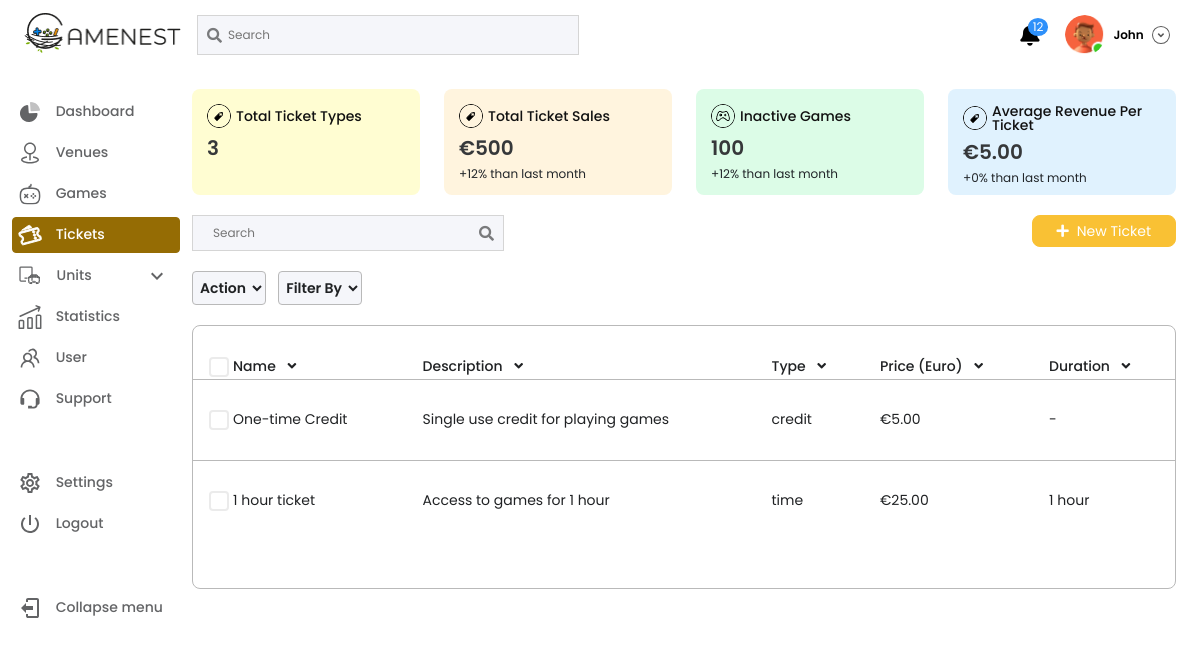
The app's page /tickets (signed in), older data.
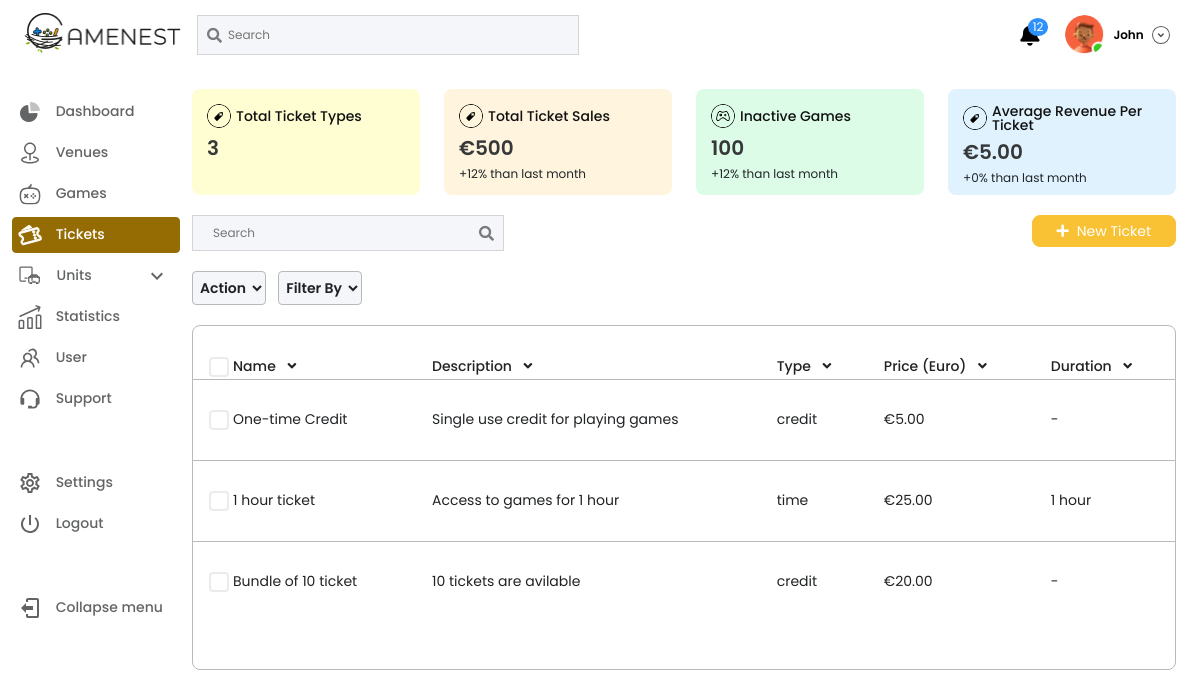
The same page, newer data.
### myapp/models.py (models this page shows, shortened)
class Tickets(models.Model):
    name = models.CharField(max_length=255)
    description = models.TextField(max_length=255)
    type = models.CharField(max_length=254)
    duration = models.CharField(max_length=20)
    price = models.CharField(max_length=255)

### myapp/views.py (the view, shortened to what this page needs)
# urls.py: path('tickets',tickets,name="tickets"),
def tickets(request):
    if request.user.is_authenticated:
        username = request.user.username
        tickets = Tickets.objects.all().order_by('id')
        tickets_paginator = Paginator(tickets, 10)
        tickets_page_number = request.GET.get('page',1)
        ticketspage_obj = tickets_paginator.get_page(tickets_page_number)
    return render(request,'tickets.html',{'username':username,'tickets':tickets,'ticketspage_obj':ticketspage_obj})

### templates/tickets.html (shortened to what the changed rows need)
{%load static%}
<!DOCTYPE html>
<html lang="en">
<head>
    <link href="https://cdn.jsdelivr.net/npm/bootstrap@5.2.0/dist/css/bootstrap.min.css" rel="stylesheet">
    <link rel="stylesheet" href="https://cdnjs.cloudflare.com/ajax/libs/font-awesome/5.14.0/css/all.min.css" />
    <link rel="stylesheet" href="{%static 'css/style.css'%}">
</head>
<body>
    <section>
        <div class="container-fluid">
            <div class="row">
                <div class="col-12">
                    <div class="d-flex">
                        <div class="contentArea">
                            <section class="marginTopAll">
                                <div class="container-fluid">
                                    <div class="row">
                                        <div class="col-lg-3 col-md-6 mt-md-0 mt-3">
                                            <div class="customcard bg-orange">
                                                <h2>3</h2>
                                            </div>
                                        </div>
                                        <div class="col-lg-3 col-md-6 mt-md-0 mt-3">
                                            <div class="customcard bg-pink">
                                                <h2>€500</h2>
                                            </div>
                                        </div>
                                        <div class="col-lg-3 col-md-6 mt-md-0 mt-3">
                                            <div class="customcard bg-green">
                                                <h2>100</h2>
                                            </div>
                                        </div>
                                        <div class="col-lg-3 col-md-6 mt-md-0 mt-3">
                                            <div class="customcard bg-blue">
                                                <h2>€5.00</h2>
                                            </div>
                                        </div>
                                    </div>
                                </div>
                            </section>
                            <section class="marginTopAll">
                                <div class="container-fluid">
                                    <div class="row">
                                        <div class="col-12">
                                            <div class="border-box marginTopAll px-0">
                                                <div class="table-responsive mt-3">
                                                    <table class="table dataTable">
                                                        <thead>
                                                            <th>
                                                                <p class="checkbx">
                                                                    <label for="c1">Name <i
                                                                            class="fas fa-angle-down ms-2"></i></label>
                                                                </p>
                                                            </th>
                                                            <th>Description <i class="fas fa-angle-down ms-2"></i></th>
                                                            <th>Type <i class="fas fa-angle-down ms-2"></i></th>
                                                            <th>Price (Euro) <i class="fas fa-angle-down ms-2"></i></th>
                                                            <th>Duration <i class="fas fa-angle-down ms-2"></i></th>
                                                        </thead>
                                                        <tbody>
                                                           {% for tickets in ticketspage_obj %}
                                                            <tr>
                                                                <td>
                                                                    <p class="checkbx">
                                                                        <label for="tickets_{{ tickets.id }}">{{tickets.name}}</label>
                                                                    </p>
                                                                </td>
                                                                <td>{{tickets.description}}</td>
                                                                <td>{{tickets.type}}</td>
                                                                <td>{{tickets.price}}</td>
                                                                <td>{{tickets.duration}}</td>
                                                            </tr>
                                                            {% endfor %}
                                                        </tbody>
                                                    </table>
                                                </div>
                                            </div>
                                        </div>
                                    </div>
                                </div>
                            </section>
                        </div>
                    </div>
                </div>
            </div>
        </div>
    </section>
</body>
</html>

Row changes from the older to the newer data that the page shows:
added Tickets: name "Bundle of 10 ticket", description "10 tickets are avilable", type "credit", price "€20.00", duration "-"
